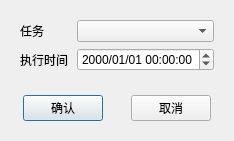
<?xml version="1.0" encoding="UTF-8"?>
<ui version="4.0">
 <class>TimerTaskConfig</class>
 <widget class="QDialog" name="TimerTaskConfig">
  <property name="geometry">
   <rect>
    <x>0</x>
    <y>0</y>
    <width>234</width>
    <height>129</height>
   </rect>
  </property>
  <property name="windowTitle">
   <string>Dialog</string>
  </property>
  <layout class="QGridLayout" name="gridLayout">
   <item row="1" column="0">
    <widget class="QWidget" name="widget" native="true">
     <layout class="QHBoxLayout" name="horizontalLayout">
      <item>
       <spacer name="horizontalSpacer_2">
        <property name="orientation">
         <enum>Qt::Horizontal</enum>
        </property>
        <property name="sizeHint" stdset="0">
         <size>
          <width>40</width>
          <height>20</height>
         </size>
        </property>
       </spacer>
      </item>
      <item>
       <widget class="QPushButton" name="btn_ok">
        <property name="text">
         <string>确认</string>
        </property>
       </widget>
      </item>
      <item>
       <spacer name="horizontalSpacer">
        <property name="orientation">
         <enum>Qt::Horizontal</enum>
        </property>
        <property name="sizeHint" stdset="0">
         <size>
          <width>60</width>
          <height>20</height>
         </size>
        </property>
       </spacer>
      </item>
      <item>
       <widget class="QPushButton" name="btn_cancel">
        <property name="text">
         <string>取消</string>
        </property>
       </widget>
      </item>
      <item>
       <spacer name="horizontalSpacer_3">
        <property name="orientation">
         <enum>Qt::Horizontal</enum>
        </property>
        <property name="sizeHint" stdset="0">
         <size>
          <width>40</width>
          <height>20</height>
         </size>
        </property>
       </spacer>
      </item>
     </layout>
    </widget>
   </item>
   <item row="0" column="0">
    <widget class="QWidget" name="widget_3" native="true">
     <layout class="QGridLayout" name="gridLayout_2">
      <item row="1" column="0">
       <widget class="QLabel" name="label_2">
        <property name="text">
         <string>任务</string>
        </property>
       </widget>
      </item>
      <item row="1" column="1">
       <widget class="QComboBox" name="comboBox"/>
      </item>
      <item row="2" column="0">
       <widget class="QLabel" name="label_3">
        <property name="text">
         <string>执行时间</string>
        </property>
       </widget>
      </item>
      <item row="2" column="1">
       <widget class="QDateTimeEdit" name="dateTimeEdit">
        <property name="displayFormat">
         <string>yyyy/MM/dd HH:mm:ss</string>
        </property>
       </widget>
      </item>
     </layout>
    </widget>
   </item>
  </layout>
 </widget>
 <resources/>
 <connections/>
</ui>
